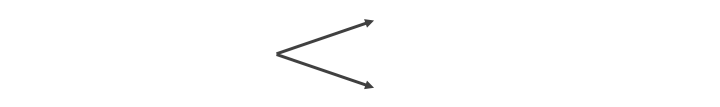
#> input picture experiment/materials/images/astronomy/base.png, 720 x 107 px, found by its file name
$ python gen_cases.py
#> lines starting #> are read from the running program, lines starting #| are printed output that depends on the picture; pictures that were not available may be replaced by others from this repository, and a replacement may not be noted
"""
Generating queries automatically
"""

import os
from PIL import Image
import numpy as np

# move file into images/domain folder for this
abspath = os.path.abspath(__file__)
dname = os.path.dirname(abspath)
os.chdir(dname)


def query_generator(vals):
    base = Image.open('base.png')
#> base is the input picture: PIL image 720x107 RGB; min 64, max 255, mean 253.4

    # cause
    X = Image.open('X/X_' + vals[0] + '.png')
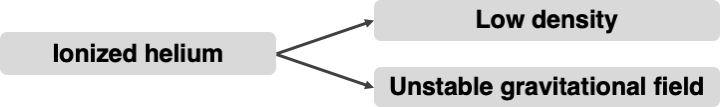
#> input picture experiment/materials/images/astronomy/astronomy_network.png, 720 x 107 px, given in place of X_query.png, which was not available
#> X is the input picture: PIL image 720x107 RGB; min 0, max 255, mean 218.7
    X.thumbnail((275,275))
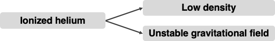
#> X: PIL image 275x41 RGB; min 0, max 255, mean 218.7

    # effects
    img_size = (345,345)
    Y = Image.open('Y/Y_' + vals[1] + '.png')
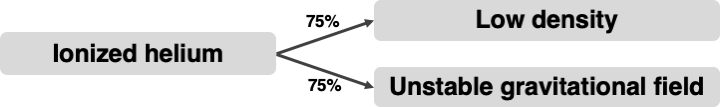
#> input picture experiment/materials/images/astronomy/instructions.png, 720 x 107 px, given in place of Y_normal.png, which was not available
#> Y is the input picture: PIL image 720x107 RGB; min 0, max 255, mean 217.5
    Y.thumbnail(img_size)
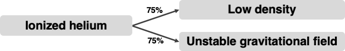
#> Y: PIL image 345x51 RGB; min 0, max 255, mean 217.5
    Z = Image.open('Z/Z_' + vals[2] + '.png')
    Z.thumbnail(img_size)

#> (the run stopped early here; a loop or call above may not have finished)
